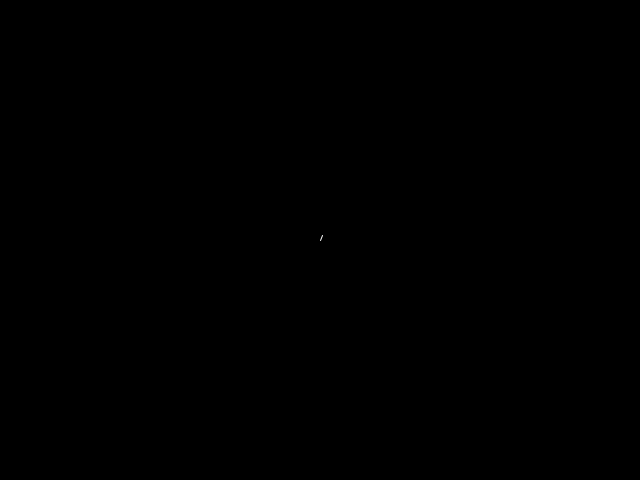
Frame 1 (no input)
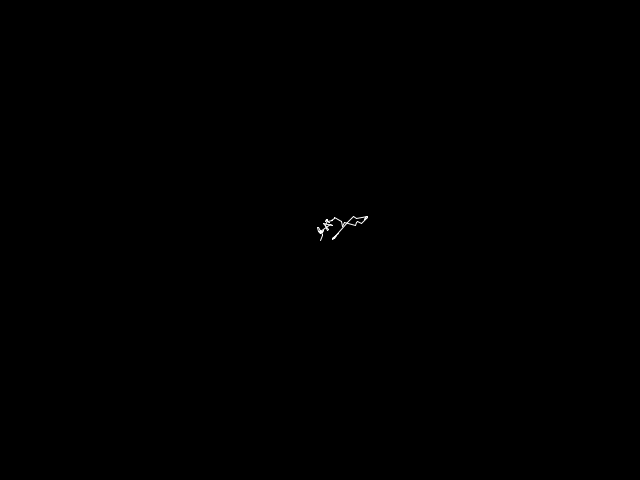
Frame 60 (the mouse pressed at the canvas centre just before this capture)
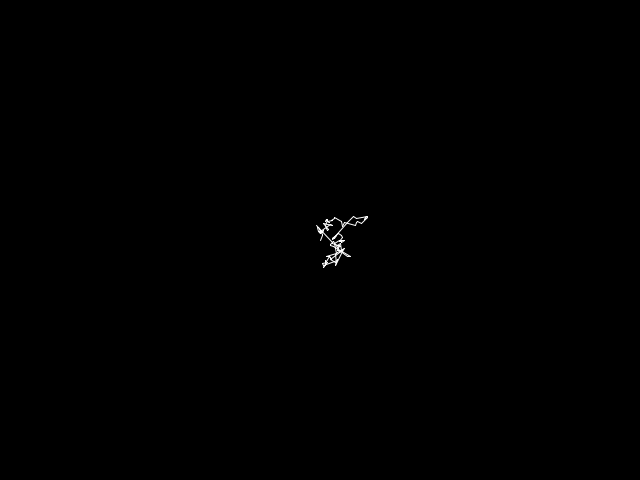
Frame 120 (the mouse held since frame 60 and released just before this capture)

The Processing sketch that drew these frames (run headless with seeded random() and noise(); from frame 60 on, the mouse is pressed at the canvas centre):

// Processing sketch: RandomWalkLevy
// ── RandomWalkLevy.pde
Walker w;
void setup(){
  size(640,480);
  w = new Walker();
  background(0);
}
void draw(){
  w.step();
  w.render();
}

// ── Walker.pde
class Walker{
  float x,y;
  float prevX,prevY;
  Walker(){
    x = width/2;
    y = height/2;
  }
  void render(){
    stroke(255);
    line(prevX,prevY,x,y);
  }
  void step(){
    prevX = x;
    prevY = y;
    
    float stepX = random(-1,1);
    float stepY = random(-1,1);
    
    float stepsize = montecarlo()*50;
    stepX *= stepsize;
    stepY *= stepsize;
    
    x += stepX;
    y += stepY;
    
    x = constrain(x,0,width-1);
    y = constrain(y,0,height-1);
  }
}
float montecarlo(){
  while(true){
    float r1 = random(1);
    float probability = pow(1.0 - r1,8);
    
    float r2 = random(1);
    if(r2 < probability){
      return r1;
    }
  }
}
